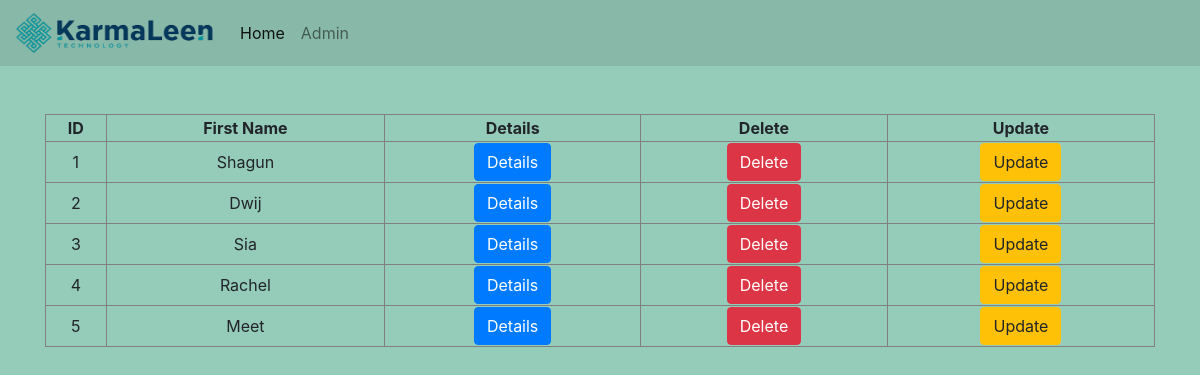
Screenshot of /view/ with the database file from the repository.
### employee_management/models.py (models this page shows, shortened)
class Employee(models.Model):
    gender_choices=[("F","Female"),("M","Male"),("O","Others")]
    Employee_Id=models.IntegerField(primary_key=True)
    First_Name=models.CharField(max_length=256)
    Last_Name=models.CharField(max_length=256)
    Gender=models.CharField(max_length=1,choices=gender_choices)
    Salary=models.PositiveIntegerField()
    Department=models.ForeignKey(Department,on_delete=models.CASCADE)
    Position=models.ForeignKey(Position,on_delete=models.CASCADE)
    Location=models.CharField(max_length=256)
    Phone_No=models.BigIntegerField()
    Date_Of_Joining=models.DateField()
    permission=models.ManyToManyField(Permission)

### employee_management/views.py (the view)
# urls.py: path("view/",views.EmployeeListView.as_view(),name="view"),
class EmployeeListView(ListView):
    context_object_name="emp_list"
    model=Employee
    template_name="employee_management/employee_list.html"

### templates/employee_management/employee_list.html (shortened to what this page needs)
{% extends "employee_management/base.html" %}
{% block 'body_block' %}
            <div class="container pt-5">
                <table  style="border-collapse: collapse; width: 100%;text-align:center" border=1>
                  <thead>
                    <th>ID</th>
                    <th>First Name</th>
                    <th>Details</th>
                    <th>Delete</th>
                    <th>Update</th>
                  </thead>
                    {% for i in emp_list %}
                    <tr>
                        <td>{{i.Employee_Id}}</td>
                        <td>{{i.First_Name}}</td>
                        <td><a href="{% url 'emp:detail' pk=i.Employee_Id %}" class="btn btn-primary">Details</a></td>
                        <td><a href="{% url 'emp:delete' pk=i.Employee_Id %}" class="btn btn-danger">Delete</a></td>
                        <td><a href="{% url 'emp:update' pk=i.Employee_Id %}" class="btn btn-warning">Update</a></td>
                    </tr>
                    {% endfor %}
                </table>
            </div>
{% endblock 'body_block' %}

### rows the page displays
Employee: Employee_Id "1", First_Name "Shagun"
Employee: Employee_Id "2", First_Name "Dwij"
Employee: Employee_Id "3", First_Name "Sia"
Employee: Employee_Id "4", First_Name "Rachel"
Employee: Employee_Id "5", First_Name "Meet"
